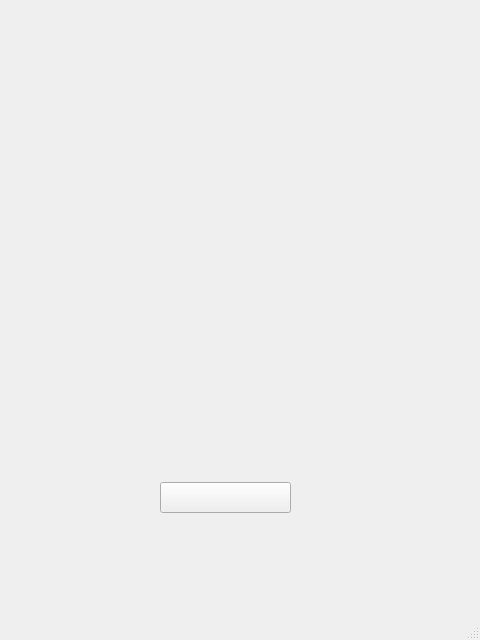
<?xml version="1.0" encoding="UTF-8"?>
<ui version="4.0">
 <class>MainWindow</class>
 <widget class="QMainWindow" name="MainWindow">
  <property name="geometry">
   <rect>
    <x>0</x>
    <y>0</y>
    <width>480</width>
    <height>640</height>
   </rect>
  </property>
  <property name="windowTitle">
   <string>MainWindow</string>
  </property>
  <widget class="QWidget" name="centralwidget">
   <widget class="QPushButton" name="pushButton">
    <property name="geometry">
     <rect>
      <x>160</x>
      <y>482</y>
      <width>131</width>
      <height>31</height>
     </rect>
    </property>
    <property name="text">
     <string/>
    </property>
   </widget>
  </widget>
  <widget class="QMenuBar" name="menubar">
   <property name="geometry">
    <rect>
     <x>0</x>
     <y>0</y>
     <width>480</width>
     <height>21</height>
    </rect>
   </property>
  </widget>
  <widget class="QStatusBar" name="statusbar"/>
 </widget>
 <resources/>
 <connections/>
</ui>
